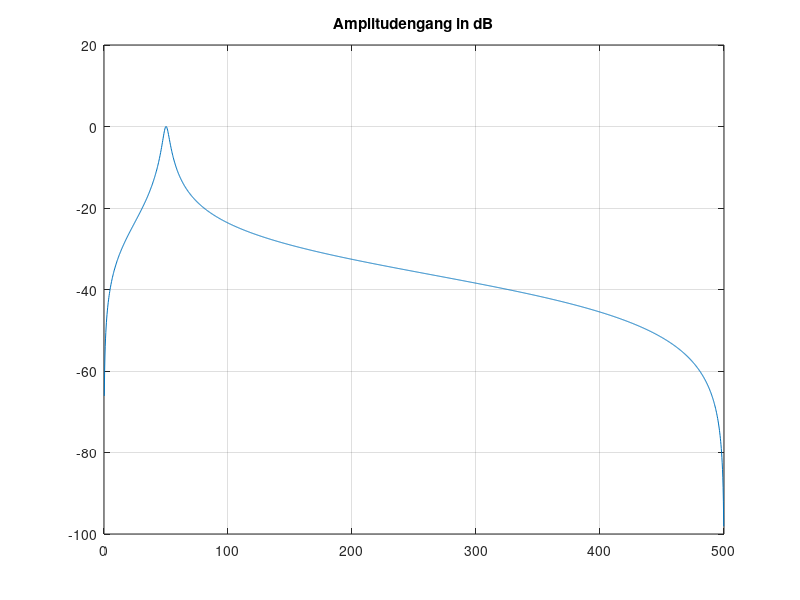

MATLAB code for this plot:
% M-File A1_7_9c.M,  Kap.7,  Aufgabe 9c) 
%
% Dieses M-File berechnet die Pole und Nullstellen eines Bandpassfilters 
% mit folgenden Parametern: fc=50Hz, BW=5Hz, A=1 und fs=1000Hz.
% Es Stellt das Pol-Nullstellen-Diagramm und den Amplitudengang dar.

home, disp(' ')
fc=50, BW=5, A=1, fs=1000
theta=2*pi*fc/fs, r=1-pi*BW/fs
K=A*((1-r)*sqrt(1-2*r*cos(2*theta)+r*r))/(2*abs(sin(theta)))
disp(' '), disp(' ')
disp('Die Pole und Nullstellen werden berechnet und in Betrags-Phasen-Form (Winkel in rad) dargestellt:')
p1=[r theta], p2=[r -theta], p=[r*exp(j*theta);r*exp(-j*theta)];
z1=[1 0], z2=[1 pi], z=[1;-1];
disp(' '),disp(' ')
disp('Weiter mit Tastendruck'), pause
set(gcf,'Units','normal','Position',[0.4 0.05 0.5 0.5]); zplane(z,p);
disp(' '),disp(' ')
disp('Weiter mit Tastendruck'), pause

disp(' '),disp(' ')
disp('Die b- und a-Koeffizienten lauten:'), disp(' ')
b=[K 0 -K]
a=[1 -2*r*cos(theta) r*r]

close

disp(' '),disp(' ')

% Amplitudengang darstellen
[H,f]=freqz(b,a,2048,fs);
set(gcf,'Units','normal','Position',[0.4 0.05 0.5 0.5]);
plot(f,20*log10(abs(H))), grid
title('Amplitudengang in dB')

pause, close

